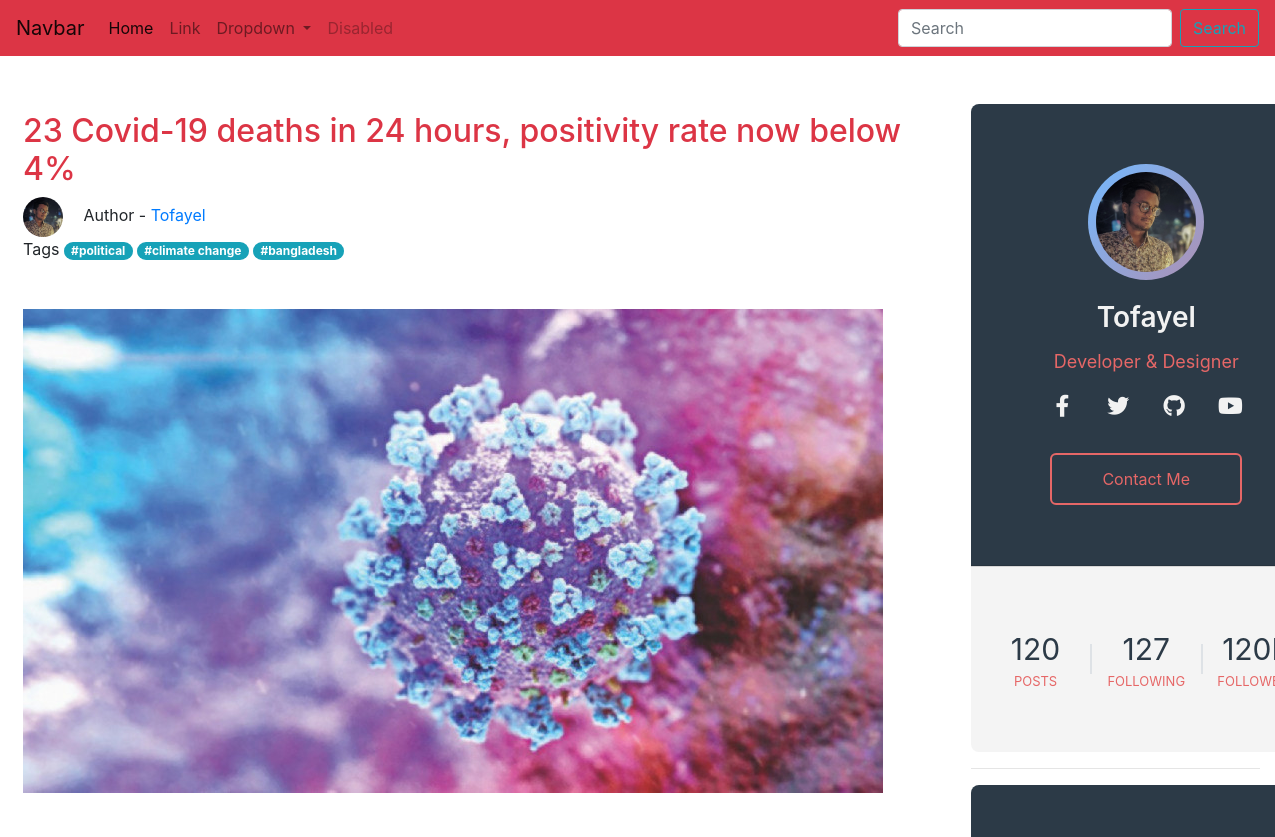
Before: /news/2 (upper part) with the older database file.
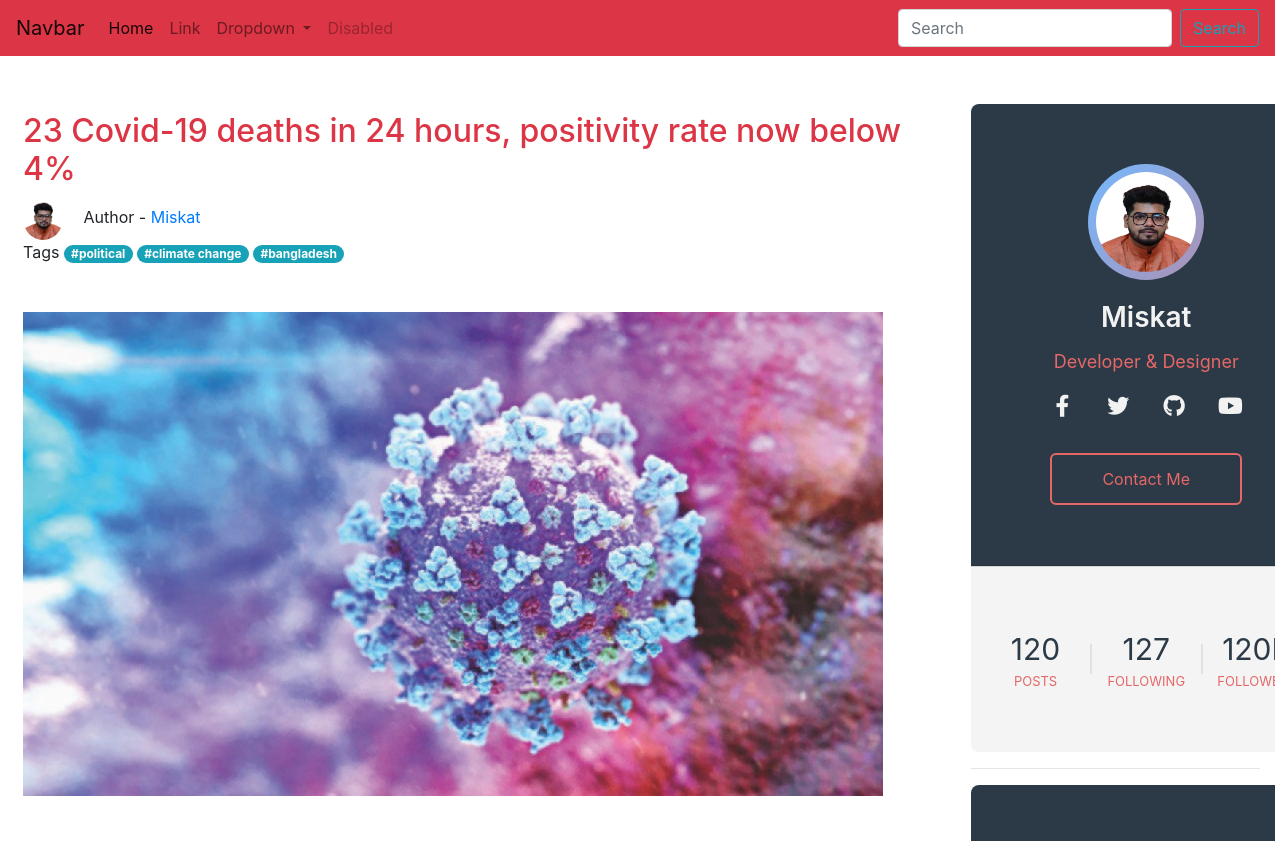
After: the same page with the newer database file.
### blogs/models.py (models this page shows, shortened)
class Blog(models.Model):
    title = models.CharField(max_length=255)
    body = models.TextField(max_length=10000)
    img = models.ImageField(upload_to="media")
    author = models.ForeignKey(Author, on_delete=SET_NULL, null=True)
    time_created = models.DateTimeField(auto_now_add=True)
    react = models.IntegerField(blank=True, null=True)
    comment = models.ManyToManyField(Comment)
    category = models.ForeignKey(Category, on_delete=SET_NULL, null=True)
    tags = models.ManyToManyField(Tag)

class Author(models.Model):
    name = models.CharField(max_length=50)
    author_img = models.ImageField(upload_to="media")
    email = models.EmailField()
    institution = models.CharField(max_length=100, blank=True, null=True)
    study_subject = models.CharField(max_length=100, blank=True, null=True)
    current_year = models.CharField(max_length=50, blank=True, null=True)
    github = models.CharField(max_length=100, blank=True, null=True)
    facebook = models.CharField(max_length=100, blank=True, null=True)
    Twitter = models.CharField(max_length=100, blank=True, null=True)

### blogs/views.py (the view)
# urls.py: path('news/<int:pk>', views.home2, name='news'),
def home2(request, pk):
    current_blog = Blog.objects.get(id=pk)
    tag = current_blog.tags.all()
    tags = []
    for i in range(len(tag)):
        tags.append(tag[i])
    context = {
        'current': current_blog,
        'tags': tags
    }
    return render(request, 'blogs/single_blog_page.html', context)

### blogs/models.py (called while the page is built)
    def __str__(self):
        return self.name

### templates/blogs/single_blog_page.html (shortened to what this page needs)
{% load static %}
<!DOCTYPE html>
<html lang="en">
<head>
    <link
            rel="stylesheet"
            href="https://stackpath.bootstrapcdn.com/bootstrap/4.1.1/css/bootstrap.min.css"
    />
    <link
            rel="stylesheet"
            href="https://use.fontawesome.com/releases/v5.15.3/css/all.css"
    />
    <link rel="stylesheet" href="{% static 'css/style2.css' %}"/>
</head>
<body>
{% include 'blogs/navbar.html' %}
<main class="container-fluid my-5">
    <div class="row">
        <div class="col-9 main1">
            <div class="d-flex flex-column">
                <div class="p-2">
                    <h2 class="text-danger">
                        {{ current.title }}
                    </h2>
                    <img
                            class="mr-3 rounded-circle"
                            src="{% get_media_prefix %}{{ current.author.author_img }}"
                            width="40"
                            alt="Generic placeholder image"
                    />
                    <p class="d-inline">Author - <a href="">{{ current.author.name }}</a></p>
                    <div class="tag">
                        <span>Tags</span>
                        {% for tag in tags %}
                            <span class="badge badge-pill badge-info">#{{ tag }}</span>
                        {% endfor %}
                    </div>
                    {% if current.img %}
                        <img src="{% get_media_prefix %}{{ current.img }}" class="img-fluid my-5" alt="Responsive image">
                    {% endif %}
                </div>
            </div>
        </div>
        <div class="col-3">
            <div class="profile-card">
                <div class="card-header">
                    <div class="pic">
                        <img src="{% get_media_prefix %}{{ current.author.author_img }}" alt="">
                    </div>
                    <div class="name">{{ current.author.name }}</div>
                    <div class="desc">Developer & Designer</div>
                    <div class="sm">
                        <a href="#" class="fab fa-facebook-f"></a>
                        <a href="#" class="fab fa-twitter"></a>
                        <a href="#" class="fab fa-github"></a>
                        <a href="#" class="fab fa-youtube"></a>
                    </div>
                    <a href="{% url 'author' current.author.id %}" class="contact-btn">Contact Me</a>
                </div>
                <div class="card-footer">
                    <div class="numbers">
                        <div class="item">
                            <span>120</span>
                            Posts
                        </div>
                        <div class="border"></div>
                        <div class="item">
                            <span>127</span>
                            Following
                        </div>
                        <div class="border"></div>
                        <div class="item">
                            <span>120K</span>
                            Followers
                        </div>
                    </div>
                </div>
            </div>
            <hr>
            <div class="profile-card">
                <div class="card-header">
                </div>
            </div>
        </div>
    </div>
</main>
</body>
</html>

Changed rows visible on the page:
changed Blog: author.author_img: a different picture; author.name "Tofayel" → "Miskat"
